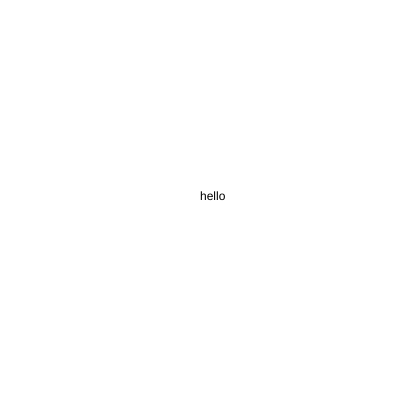
Frame 1 (no input)
Frame 60 (no input): identical to frame 1, image omitted
Frame 120 (the mouse pressed at the canvas centre since frame 60): identical to frame 1, image omitted

The p5.js sketch that drew this single still picture (run headless with seeded random() and noise() and a simulated clock; from frame 60 on, the mouse is pressed at the canvas centre):

// p5.js sketch
// ── sketch.js
function setup() {
    createCanvas(400, 400);
    text("hello", 200, 200);
  }
  
  function draw() {
  }
